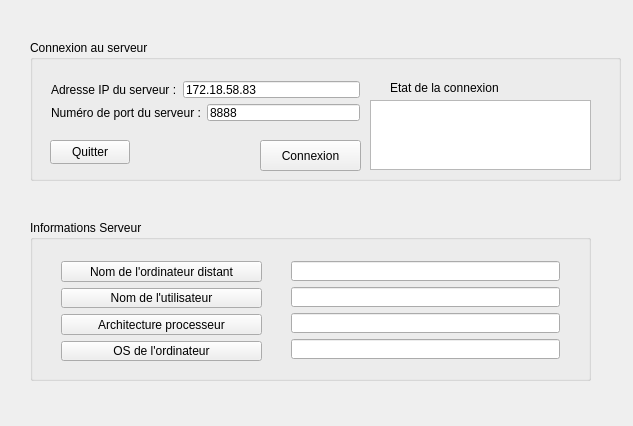
<?xml version="1.0" encoding="UTF-8"?>
<ui version="4.0">
 <class>ClientWidget</class>
 <widget class="QWidget" name="ClientWidget">
  <property name="geometry">
   <rect>
    <x>0</x>
    <y>0</y>
    <width>633</width>
    <height>426</height>
   </rect>
  </property>
  <property name="windowTitle">
   <string>ClientWidget</string>
  </property>
  <widget class="QGroupBox" name="groupBox">
   <property name="geometry">
    <rect>
     <x>30</x>
     <y>40</y>
     <width>591</width>
     <height>141</height>
    </rect>
   </property>
   <property name="title">
    <string>Connexion au serveur</string>
   </property>
   <widget class="QPushButton" name="pushButtonQuitter">
    <property name="geometry">
     <rect>
      <x>20</x>
      <y>100</y>
      <width>80</width>
      <height>24</height>
     </rect>
    </property>
    <property name="text">
     <string>Quitter</string>
    </property>
   </widget>
   <widget class="QPushButton" name="pushButtonConnexion">
    <property name="geometry">
     <rect>
      <x>230</x>
      <y>100</y>
      <width>101</width>
      <height>31</height>
     </rect>
    </property>
    <property name="text">
     <string>Connexion</string>
    </property>
   </widget>
   <widget class="QLabel" name="label_3">
    <property name="geometry">
     <rect>
      <x>360</x>
      <y>40</y>
      <width>161</width>
      <height>16</height>
     </rect>
    </property>
    <property name="text">
     <string>Etat de la connexion</string>
    </property>
   </widget>
   <widget class="QTextEdit" name="textEditEtat">
    <property name="geometry">
     <rect>
      <x>340</x>
      <y>60</y>
      <width>221</width>
      <height>70</height>
     </rect>
    </property>
   </widget>
   <widget class="QWidget" name="layoutWidget">
    <property name="geometry">
     <rect>
      <x>10</x>
      <y>30</y>
      <width>331</width>
      <height>62</height>
     </rect>
    </property>
    <layout class="QVBoxLayout" name="verticalLayout">
     <item>
      <layout class="QHBoxLayout" name="horizontalLayout">
       <item>
        <widget class="QLabel" name="labelIP">
         <property name="text">
          <string>Adresse IP du serveur :</string>
         </property>
        </widget>
       </item>
       <item>
        <widget class="QLineEdit" name="lineEditIP">
         <property name="text">
          <string>172.18.58.83</string>
         </property>
        </widget>
       </item>
      </layout>
     </item>
     <item>
      <layout class="QHBoxLayout" name="horizontalLayout_2">
       <item>
        <widget class="QLabel" name="labelPort">
         <property name="text">
          <string>Numéro de port du serveur :</string>
         </property>
        </widget>
       </item>
       <item>
        <widget class="QLineEdit" name="lineEditPort">
         <property name="text">
          <string>8888</string>
         </property>
        </widget>
       </item>
      </layout>
     </item>
    </layout>
   </widget>
  </widget>
  <widget class="QGroupBox" name="groupBox_2">
   <property name="geometry">
    <rect>
     <x>30</x>
     <y>220</y>
     <width>561</width>
     <height>161</height>
    </rect>
   </property>
   <property name="title">
    <string>Informations Serveur</string>
   </property>
   <widget class="QWidget" name="layoutWidget">
    <property name="geometry">
     <rect>
      <x>20</x>
      <y>30</y>
      <width>223</width>
      <height>122</height>
     </rect>
    </property>
    <layout class="QHBoxLayout" name="horizontalLayout_3">
     <item>
      <layout class="QVBoxLayout" name="verticalLayout_2">
       <item>
        <widget class="QPushButton" name="pushButtonNomOrdi">
         <property name="text">
          <string>Nom de l'ordinateur distant</string>
         </property>
        </widget>
       </item>
       <item>
        <widget class="QPushButton" name="pushButtonNomUtilisateur">
         <property name="text">
          <string>Nom de l'utilisateur</string>
         </property>
        </widget>
       </item>
       <item>
        <widget class="QPushButton" name="pushButtonArchiProc">
         <property name="text">
          <string>Architecture processeur</string>
         </property>
        </widget>
       </item>
       <item>
        <widget class="QPushButton" name="pushButtonOSOrdi">
         <property name="text">
          <string>OS de l'ordinateur</string>
         </property>
        </widget>
       </item>
      </layout>
     </item>
    </layout>
   </widget>
   <widget class="QWidget" name="layoutWidget">
    <property name="geometry">
     <rect>
      <x>250</x>
      <y>30</y>
      <width>291</width>
      <height>120</height>
     </rect>
    </property>
    <layout class="QVBoxLayout" name="verticalLayout_3">
     <item>
      <widget class="QLineEdit" name="lineEditNomOrdi"/>
     </item>
     <item>
      <widget class="QLineEdit" name="lineEditNomUtilisateur"/>
     </item>
     <item>
      <widget class="QLineEdit" name="lineEditArchiProc"/>
     </item>
     <item>
      <widget class="QLineEdit" name="lineEditOSOrdi"/>
     </item>
    </layout>
   </widget>
  </widget>
 </widget>
 <layoutdefault spacing="6" margin="11"/>
 <resources/>
 <connections>
  <connection>
   <sender>pushButtonQuitter</sender>
   <signal>clicked()</signal>
   <receiver>ClientWidget</receiver>
   <slot>close()</slot>
   <hints>
    <hint type="sourcelabel">
     <x>99</x>
     <y>148</y>
    </hint>
    <hint type="destinationlabel">
     <x>164</x>
     <y>186</y>
    </hint>
   </hints>
  </connection>
 </connections>
</ui>
